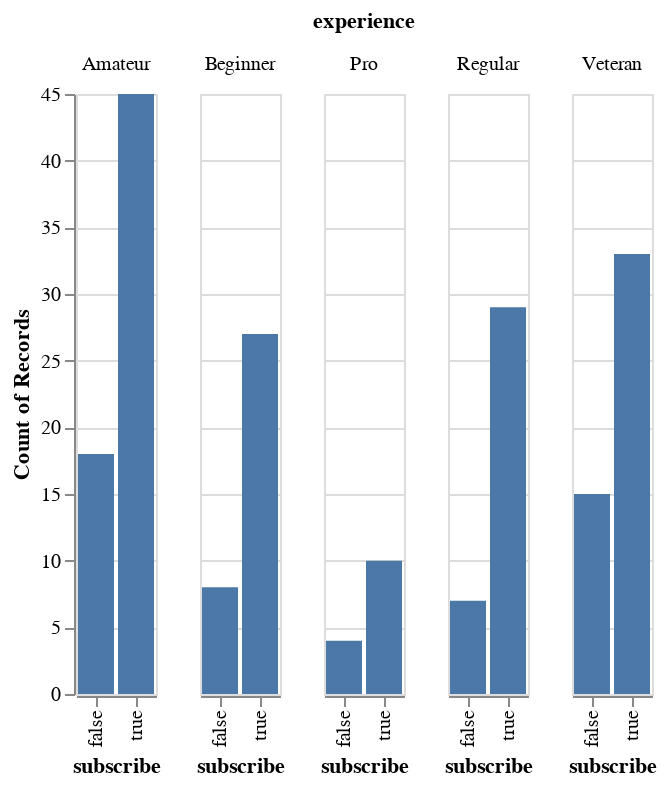

The code cell stored with this chart in its notebook:
### Markdown cell above
The scatter shows a concentration of subscribers among casual players, with no clear relation between age and playtime.

### Code cell
alt.Chart(players).mark_bar().encode(
    x='subscribe',
    y='count()'
).facet(
 'experience', columns=5)

### Figure 1 — Vega-Lite specification as saved in the notebook (floating-point values rounded to 4 significant figures; data arrays with more than 128 entries replaced by an {"elided": "..."} marker saying what was removed)
{"config": {"view": {"continuousWidth": 300, "continuousHeight": 300}}, "data": {"name": "data-ce4363b1cc149d2771de4f7f6f9a7330"}, "facet": {"field": "experience", "type": "nominal"}, "spec": {"mark": {"type": "bar"}, "encoding": {"x": {"field": "subscribe", "type": "nominal"}, "y": {"aggregate": "count", "type": "quantitative"}}}, "columns": 5, "$schema": "https://vega.github.io/schema/vega-lite/v5.20.1.json", "datasets": {"data-ce4363b1cc149d2771de4f7f6f9a7330": {"elided": "196 records"}}}
